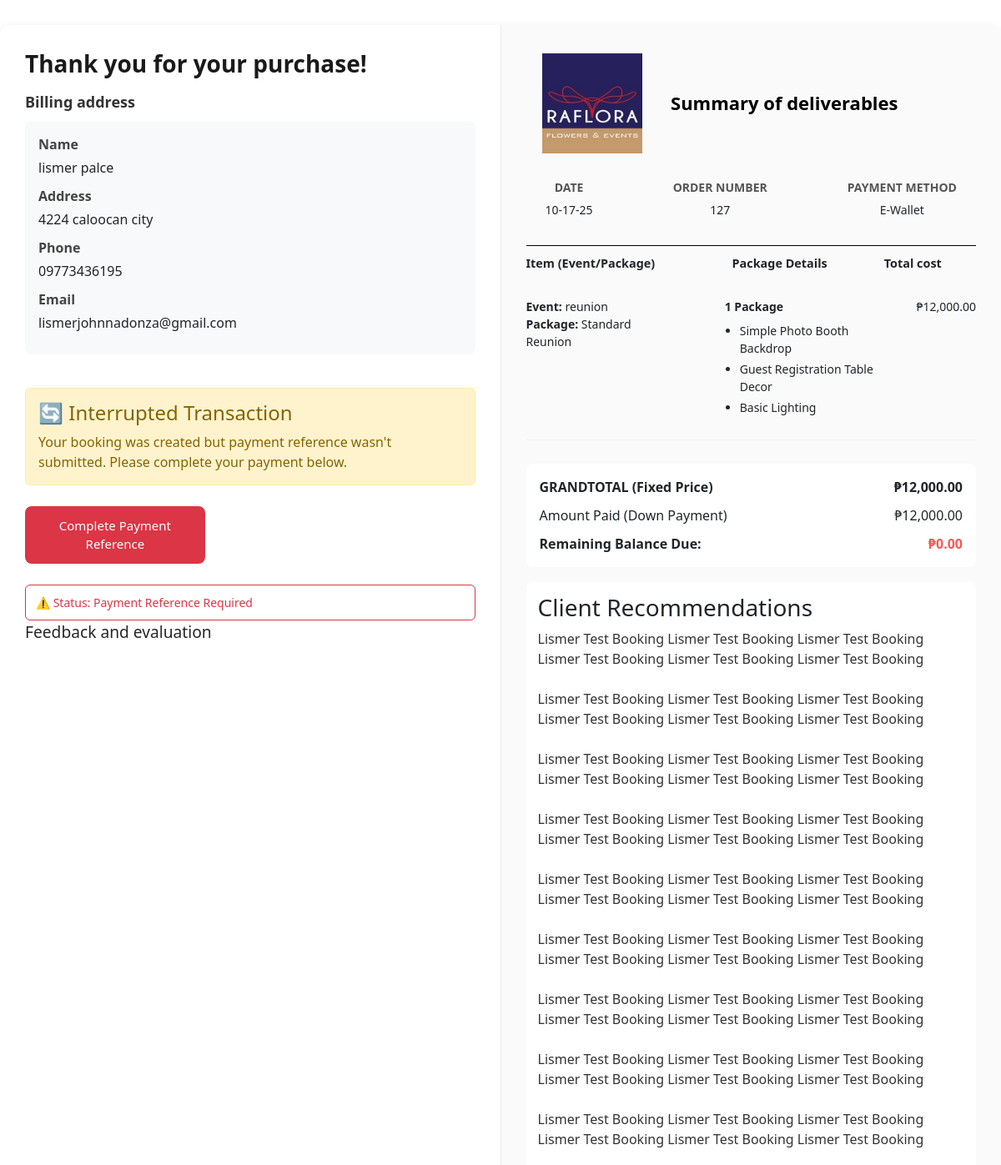
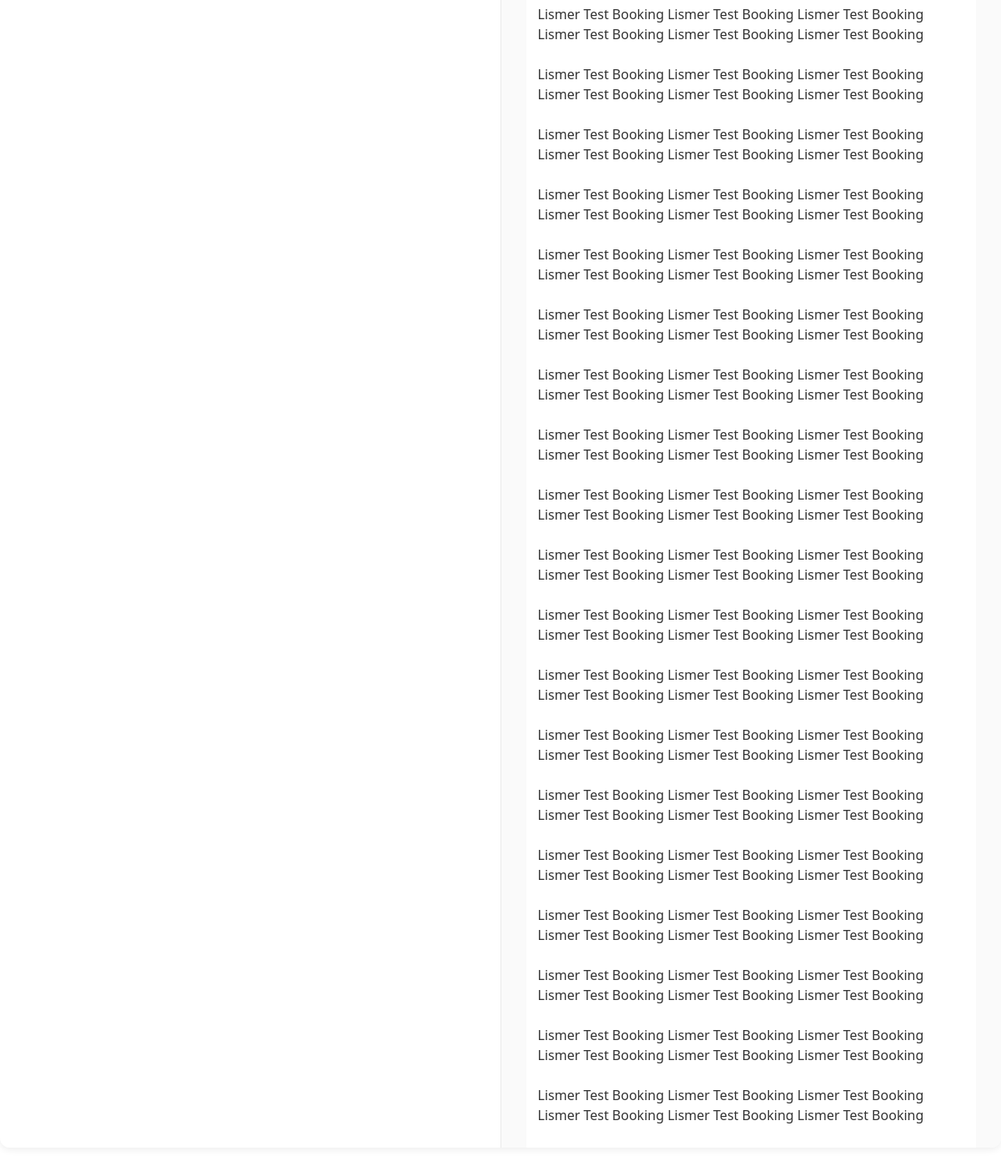
Page /user/billing.php?order_id=127&trigger_modal=1 (signed in) on the committed database (2 pictures, top to bottom).
### tables this page shows
CREATE TABLE `booking_tbl` (
  `booking_id` int(11) NOT NULL,
  `user_id` bigint(50) NOT NULL,
  `package_id` int(11) NOT NULL,
  `full_name` varchar(100) NOT NULL,
  `mobile_number` varchar(20) NOT NULL,
  `email` varchar(100) NOT NULL,
  `address` varchar(255) NOT NULL,
  `event_theme` varchar(50) NOT NULL,
  `packages` varchar(100) NOT NULL,
  `event_date` date NOT NULL,
  `event_time` time NOT NULL,
  `recommendations` text DEFAULT NULL,
  `design_document_path` varchar(255) DEFAULT NULL,
  `price_details` text DEFAULT NULL,
  `final_price` decimal(10,2) NOT NULL,
  `amount_due` decimal(10,2) NOT NULL,
  `payment_method` varchar(50) NOT NULL,
  `payment_details` varchar(100) DEFAULT NULL,
  `total_price` decimal(10,2) DEFAULT NULL,
  `payment_type` varchar(50) NOT NULL,
  `booking_status` varchar(50) NOT NULL DEFAULT 'UNPAID',
  `reference_number` varchar(100) DEFAULT NULL,
  `payment_proof_path` varchar(255) DEFAULT NULL,
  `amount_paid_submitted` decimal(10,2) DEFAULT NULL,
  `payment_date` datetime DEFAULT NULL,
  `created_at` timestamp NOT NULL DEFAULT current_timestamp(),
  `updated_at` timestamp NOT NULL DEFAULT current_timestamp() ON UPDATE current_timestamp(),
  `rejection_reason` text DEFAULT NULL
);

### user/billing.php (the view, shortened to what this page needs)
<?php
$db_host = 'localhost';
$db_name = 'raflora_enterprises';
$db_user = 'root';
$db_pass = '';
$orderId = intval($_GET['order_id']);
$conn = null;
try {
    $conn = new mysqli($db_host, $db_user, $db_pass, $db_name);
} catch (Exception $e) {
    die("Database Connection Error: " . $e->getMessage());
}
$booking = null;
$sql_booking = "SELECT user_id, full_name, mobile_number, email, address, event_theme, packages, design_document_path, event_date, event_time, recommendations, payment_method, payment_details, payment_type, total_price, amount_due, booking_status, reference_number, rejection_reason FROM booking_tbl WHERE booking_id = ?";
$stmt_booking = $conn->prepare($sql_booking);
$stmt_booking->bind_param("i", $orderId);
$stmt_booking->execute();
$result_booking = $stmt_booking->get_result();
if ($result_booking->num_rows > 0) {
    $booking = $result_booking->fetch_assoc();
} else {
    die("Error: Booking ID {$orderId} not found.");
}
$inclusions = "N/A";
if ($booking && !empty($booking['packages']) && !empty($booking['event_theme'])) {
    $sql_package = "SELECT inclusions FROM package_details_tbl WHERE package_name = ? AND event_type = ?";
    $stmt_package = $conn->prepare($sql_package);
    $stmt_package->bind_param("ss", $booking['packages'], $booking['event_theme']);
    $stmt_package->execute();
    $result_package = $stmt_package->get_result();
    if ($row_package = $result_package->fetch_assoc()) {
        $inclusions = $row_package['inclusions'];
    }
}
$showPaymentModal = false;
if (isset($_GET['trigger_modal']) && $_GET['trigger_modal'] == 1) {
    if ($booking && $booking['booking_status'] === 'PENDING_ORDER_CONFIRMATION') {
        $showPaymentModal = true;
    }
}
function format_price($price) {
    return '₱' . number_format($price, 2);
}
$totalPrice = (float)$booking['total_price'];
$amountDue = (float)$booking['amount_due'];
$remainingBalance = $totalPrice - $amountDue;
$formattedDate = date('m-d-y', strtotime($booking['event_date']));
?>
<!DOCTYPE html>
<html lang="en">
<head>
    <link rel="stylesheet" href="../assets/css/user/billing_modal.css">
    <link rel="stylesheet" href="../assets/css/user/billing.css">
    <link href="https://cdn.jsdelivr.net/npm/bootstrap@5.3.0/dist/css/bootstrap.min.css" rel="stylesheet">
</head>
<body>
  <div class="billing-container">
    <aside class="billing-left">
        <h1 style="font-size:28px; font-weight:800; margin-bottom:12px;">Thank you for your purchase!</h1>
        <h3 style="font-size:18px; margin-top:18px;">Billing address</h3>
        <div class="billing-address" style="margin-top:12px;">
            <p><strong>Name</strong><?php echo htmlspecialchars($booking['full_name']); ?></p>
            <p><strong>Address</strong><?php echo htmlspecialchars($booking['address']); ?></p>
            <p><strong>Phone</strong><?php echo htmlspecialchars($booking['mobile_number']); ?></p>
            <p><strong>Email</strong><?php echo htmlspecialchars($booking['email']); ?></p>
        </div>
        <div style="margin-top: 40px;">
            <?php if ($booking['booking_status'] == 'PENDING_ORDER_CONFIRMATION'): ?>
                <?php if ($showPaymentModal): ?>
                    <div class="interrupted-transaction-notice">
                        <h4>🔄 Interrupted Transaction</h4>
                        <p>Your booking was created but payment reference wasn't submitted. Please complete your payment below.</p>
                    </div>
                <?php endif; ?>
                <button class="submit-payment-btn" onclick="openBillingPaymentModal()" style="margin-top:25px; margin-bottom:25px; width:40%; <?php echo $showPaymentModal ? 'background: #dc3545; border-color: #dc3545;' : ''; ?>">
                     <?php echo $showPaymentModal ? 'Complete Payment Reference' : 'Submit Payment Reference'; ?>
                </button>
                <div class="status-indicator" style="margin-top:12px; <?php echo $showPaymentModal ? 'color: #dc3545;' : ''; ?>">
                    <?php echo $showPaymentModal ? '⚠️ Status: Payment Reference Required' : 'Status: Waiting for Payment Reference Submission'; ?>
                </div>
            <?php elseif ($booking['booking_status'] == 'PENDING_PAYMENT_VERIFICATION'): ?>
                <a href="../user/my_bookings.php" class="proceed-btn">View My Bookings</a>
                <div class="status-indicator" style="margin-top:12px;">Status: Waiting for Admin Payment Verification</div>
            <?php elseif ($booking['booking_status'] == 'APPROVED'): ?>
                <a href="../user/my_bookings.php" class="proceed-btn">View My Bookings</a>
                <div class="status-indicator" style="margin-top:25px; margin-bottom:25px; width:90%; background:#d4edda; border-color:#c3e6cb; color:#155724;">✅ Status: Booking Approved! Your event is confirmed.</div>
            <?php elseif ($booking['booking_status'] == 'COMPLETED'): ?>
                <a href="../user/my_bookings.php" class="proceed-btn">View My Bookings</a>
                <div class="status-indicator" style="margin-top:25px; margin-bottom:25px; width:90%; background:#e2e3e5; border-color:#d6d8db; color:#383d41;">✅ Status: Event Completed Successfully</div>
            <?php endif; ?>
        </div>
        <a href="#" class="feedback-link" id="showFeedbackCondition">Feedback and evaluation</a>
    </aside>
    <main class="billing-right">
        <div class="summary-header">
            <h2>Summary of deliverables</h2>
            <div>
                <img src="../assets/images/logo/raflora-logo.jpg" alt="RAFLORA Logo">
            </div>
            <div class="summary-info">
                <div><strong>Date</strong><div><?php echo $formattedDate; ?></div></div>
                <div><strong>Order number</strong><div><?php echo htmlspecialchars($orderId); ?></div></div>
                <div><strong>Payment method</strong><div><?php echo htmlspecialchars($booking['payment_method']); ?></div></div>
            </div>
        </div>
          <thead>
            <table class="sub-header">
                <tr>
                    <th>Item (Event/Package)</th>
                    <th>Package Details</th>
                    <th>Total cost</th>
                </tr>
            </table>
            </thead>
        <table class="summary-table">
            <tbody class="summary-body">
                <tr>
                    <td style="padding:12px 0;">
                        <strong>Event:</strong> <?php echo htmlspecialchars($booking['event_theme']); ?><br>
                        <strong>Package:</strong> <?php echo htmlspecialchars($booking['packages']); ?>
                    </td>
                    <td style="text-align:center; padding:12px 0;">
                    </td>
                    <td style="padding:12px 0;">
                        <span style="font-weight:bold;">1 Package</span>
                        <?php if ($inclusions !== 'N/A'): ?>
                            <ul class="inclusions-list" style="margin-top:8px; padding-left:18px;">
                                <?php
                                $items = preg_split('/<br\s*\/?>|\n/', $inclusions, -1, PREG_SPLIT_NO_EMPTY);
                                foreach ($items as $item) {
                                    echo '<li>' . trim($item) . '</li>';
                                }
                                ?>
                            </ul>
                        <?php else: ?>
                            <p style="font-style:italic; color:#777; margin-top:6px;">No detailed inclusions available.</p>
                        <?php endif; ?>
                    </td>
                    <td style="text-align:right; padding:12px 0;"><?php echo format_price($totalPrice); ?></td>
                </tr>
            </tbody>
        </table>
        <div style="margin-top:28px; padding:16px; background:#fff; border-radius:8px;">
            <div style="display:flex; justify-content:space-between; margin-bottom:10px;">
                <div><strong>GRANDTOTAL (Fixed Price)</strong></div>
                <div style="font-weight:800;"><?php echo format_price($totalPrice); ?></div>
            </div>
            <div style="display:flex; justify-content:space-between; margin-bottom:10px;">
                <div>Amount Paid (Down Payment)</div>
                <div><?php echo format_price($amountDue); ?></div>
            </div>
            <div style="display:flex; justify-content:space-between; margin-bottom:0;">
                <div><strong>Remaining Balance Due:</strong></div>
                <div style="font-weight:800; color:#fa5353fa;"><?php echo format_price($remainingBalance); ?></div>
            </div>
        </div>
        <div style="margin-top:18px; padding:14px; background:#fff; border-radius:8px;">
            <h3 style="margin:0 0 8px 0;">Client Recommendations</h3>
            <p style="color:#333; margin:0;"><?php echo nl2br(htmlspecialchars($booking['recommendations'])); ?></p>
        </div>
    </main>
  </div>
</body>
</html>

### assets/css/user/billing_modal.css (style rules this page uses)
.interrupted-transaction-notice { background: #fff3cd; border: 1px solid #ffeaa7; padding: 15px; border-radius: 6px; margin-bottom: 15px; }
.interrupted-transaction-notice h4 { margin: 0 0 8px 0; color: #856404; }
.interrupted-transaction-notice p { margin: 0; color: #856404; }

### assets/css/user/billing.css (style rules this page uses)
* { margin: 0; padding: 0; box-sizing: border-box; }
body { font-family: "Poppins", sans-serif; background-color: #f8f9fa; color: #333; line-height: 1.5; }
.billing-container { display: flex; max-width: 1400px; margin: 30px auto; background: #fff; border-radius: 12px; box-shadow: 0 2px 10px rgba(0, 0, 0, 0.08); overflow: hidden; height: 90vh; }
.billing-left { flex: 1; width: 40%; min-width: 320px; background: #ffffff; border-right: 1px solid #eaeaea; padding: 30px; position: sticky; top: 0; height: 100vh; overflow-y: auto; }
.billing-left h1 { font-size: 28px; font-weight: 700; margin-bottom: 8px; color: #1a1a1a; }
.billing-left h3 { font-size: 18px; font-weight: 600; margin-top: 24px; margin-bottom: 12px; color: #333; }
.billing-address { margin-top: 12px; background: #f8f9fa; padding: 16px; border-radius: 8px; }
.billing-address p { margin-bottom: 10px; display: flex; flex-direction: column; }
.billing-address strong { font-weight: 600; margin-bottom: 4px; color: #444; }
.billing-left a { color: #262627; text-decoration: none; }
.View-book-btn, .submit-payment-btn { display: block; width: 30%; padding: 12px; border: none; border-radius: 8px; font-weight: 500; font-size: 15px; cursor: pointer; transition: all 0.2s ease; margin-top: 10px; text-align: center; }
.feedback-link { margin-top: 30px; font-size: larger; }
.proceed-btn, .submit-payment-btn { display: block; width: 30%; padding: 12px; border: none; border-radius: 8px; font-weight: 500; font-size: 15px; cursor: pointer; transition: all 0.2s ease; margin-top: 10px; text-align: center; }
.submit-payment-btn { background-color: #1976d2; color: white; }
.status-indicator { margin-top: 12px; padding: 10px 12px; border-radius: 6px; font-size: 14px; border: 1px solid; }
.billing-right { display: block; flex: 1; height: 100vh; padding: 30px; overflow-y: auto; background: #fafafa; }
.summary-header { display: flex; flex-direction: column; align-items: center; text-align: center; border-bottom: 1px solid #000; }
.summary-header img { height: 120px; width: auto; margin-top: -80px; margin-bottom: 8px; margin-right: 380px; }
.summary-header h2 { margin-top: 50px; font-size: 22px; font-weight: 600; margin-left: 80px; color: #000000; }
.summary-info { display: flex; justify-content: center; align-items: center; gap: 6rem; padding: 12px 16px; border-radius: 8px; text-align: center; margin-bottom: 20px; font-size: 14px; }
.summary-info div { display: flex; flex-direction: column; align-items: center; }
.summary-info strong { font-weight: 600; text-transform: uppercase; color: #555; margin-top: 10px; margin-bottom: 6px; }
.sub-header { margin-top: 10px; height: 20px; width: 100%; font-size: 0.9rem; }
.summary-table { display: block; width: 100%; margin-top: 18px; border-collapse: collapse; font-size: 14px; }
.summary-table td { padding: 16px 0; vertical-align: top; border-bottom: 1px solid #f0f0f0; }
.summary-table th:nth-child(2), .summary-table td:nth-child(2) { text-align: center; width: 15%; }
.summary-table th:nth-child(3), .summary-table td:nth-child(3) { margin-right: 4px; }
.summary-table th:nth-child(4), .summary-table td:nth-child(4) { text-align: center; width: 20%; }
.inclusions-list { margin-top: 8px; padding-left: 18px; }
.inclusions-list li { margin-bottom: 4px; }

### rows in the picture
booking_tbl: full_name "lismer palce", address "4224 caloocan city", mobile_number "09773436195", email "lismerjohnnadonza@gmail.com", event_date "10-17-25", payment_method "E-Wallet", event_theme "reunion", packages "Standard Reunion", total_price "₱12,000.00", amount_due "₱12,000.00", format_price($remainingBalance) "₱0.00", recommendations "Lismer Test Booking Lismer Test Booking Lismer Test Booking Lismer Test Booking Lismer Test Booking Lismer Test Booking Lismer Test Booking Lismer Test Booking Lismer Test Booking Lismer Test Booking Lismer Test Booking Lismer Test Booking Lismer Test Booking Lismer Test Booking Lismer Test Booking Lismer Test Booking Lismer Test Booking Lismer Test Booking Lismer Test Booking Lismer Test Booking Lismer Test Booking Lismer Test Booking Lismer Test Booking Lismer Test Booking Lismer Test Booking Lismer Test Booking Lismer Test Booking Lismer Test Booking Lismer Test Booking Lismer Test Booking Lismer Test Booking Lismer Test Booking Lismer Test Booking Lismer Test Booking Lismer Test Booking…"

### other values in the picture
$orderId "127"
$item "Simple Photo Booth Backdrop"
$item "Guest Registration Table Decor"
$item "Basic Lighting"
